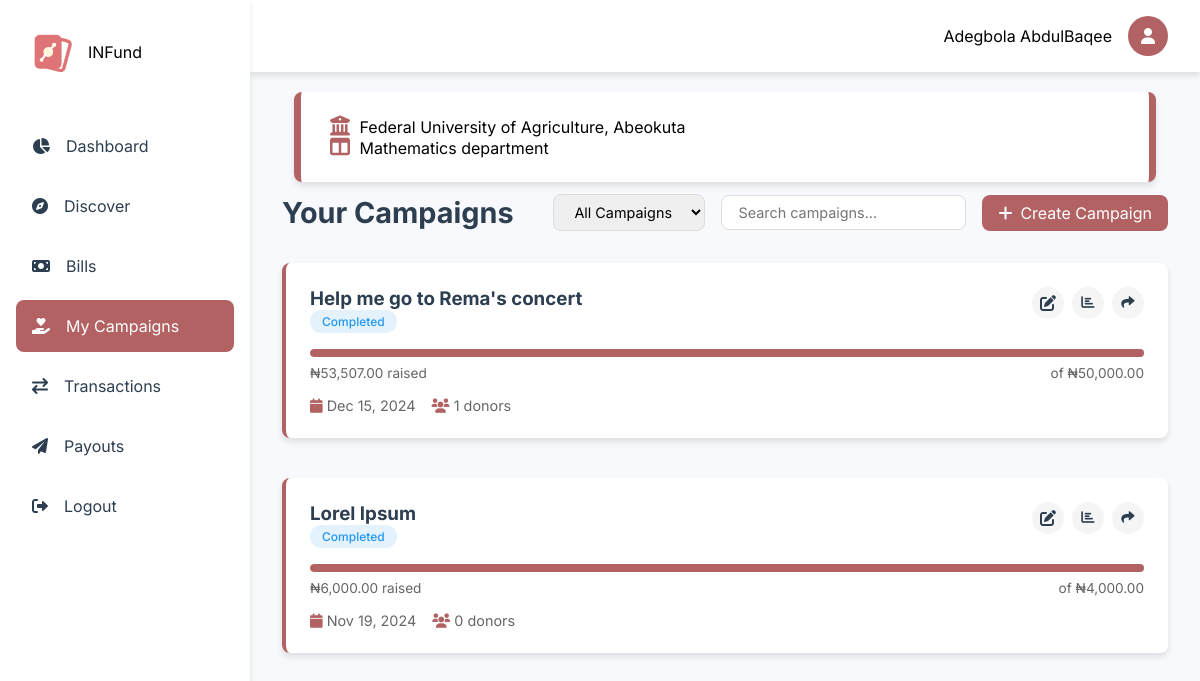
The app's page /dashboard/campaigns.php (signed in), older data.
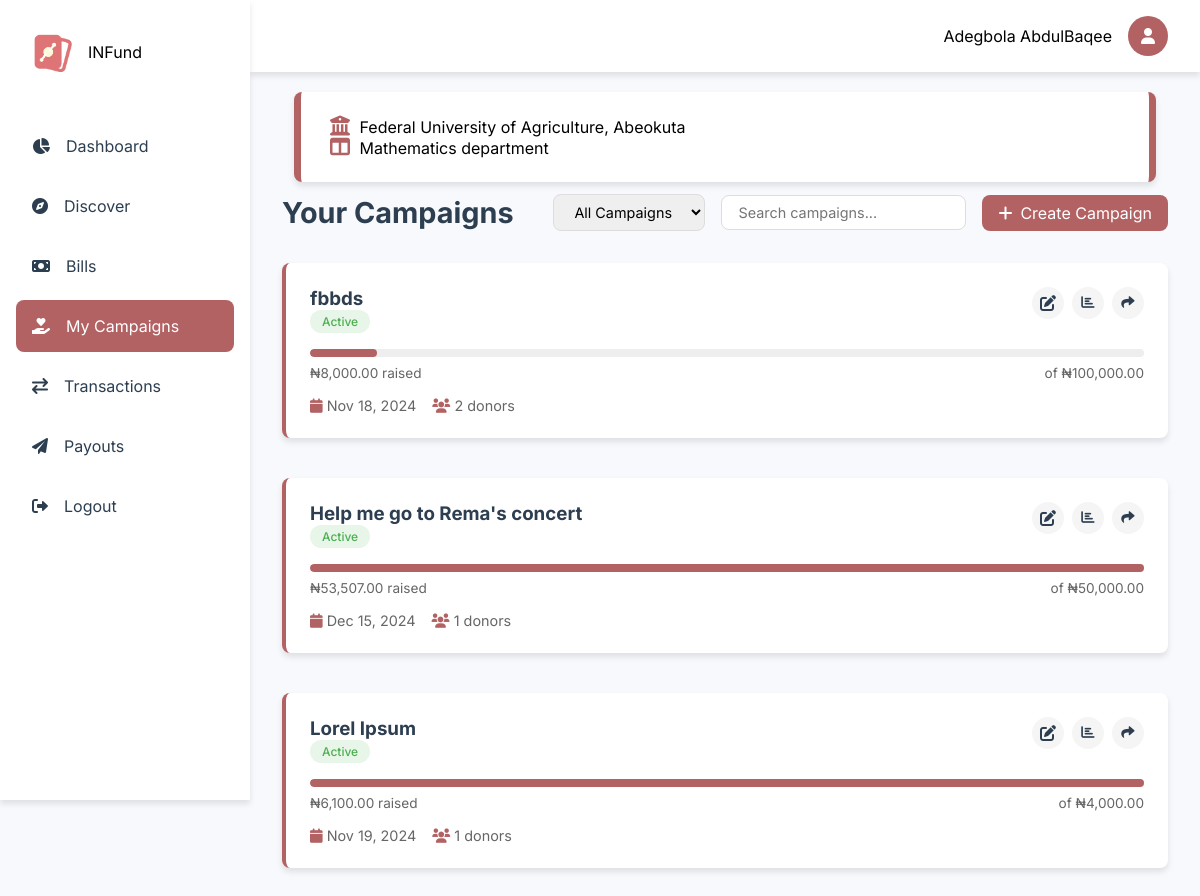
The same page, newer data.
### tables this page shows
CREATE TABLE `campaigns` (
  `id` int(11) NOT NULL,
  `title` varchar(255) NOT NULL,
  `description` text NOT NULL,
  `impact` text DEFAULT NULL,
  `importance` text DEFAULT NULL,
  `uid` int(11) NOT NULL,
  `goal_amount` decimal(15,2) NOT NULL,
  `university` varchar(200) DEFAULT NULL,
  `amount_raised` decimal(15,2) DEFAULT 0.00,
  `start_date` date NOT NULL,
  `end_date` date NOT NULL,
  `status` enum('active','completed','cancelled') DEFAULT 'active',
  `created_at` timestamp NOT NULL DEFAULT current_timestamp(),
  `updated_at` timestamp NOT NULL DEFAULT current_timestamp() ON UPDATE current_timestamp(),
  `image1` varchar(1000) NOT NULL,
  `image2` varchar(1000) DEFAULT NULL,
  `image3` varchar(1000) DEFAULT NULL,
  `image4` varchar(1000) DEFAULT NULL
);

### includes/user/functions.php (called while the page is built, shortened)
<?php
function getUserDetails(string $email): array
{
    global $conn;
    if (strpos($email, "@")) {
        $query = "SELECT * FROM users WHERE email = ?";
    } else {
        $query = "SELECT * FROM users WHERE id = ?";
    }
    $stmt = $conn->prepare($query);
    $stmt->bind_param("s", $email);
    $stmt->execute();
    $result = $stmt->get_result();
    $data = $result->fetch_assoc();
    return $data;
}
function getCampaignsByUserId($user_id)
{
    global $conn;
    $sql = "SELECT c.*,
            (SELECT COUNT(*) FROM donations WHERE campaign_id = c.id) as donor_count,
            (SELECT SUM(amount) FROM donations WHERE campaign_id = c.id) as total_donations
            FROM campaigns c
            WHERE c.uid = ?
            ORDER BY c.created_at DESC";
    $stmt = $conn->prepare($sql);
    $stmt->bind_param("i", $user_id);
    $stmt->execute();
    $result = $stmt->get_result();
    return $result;
}
?>

### includes/get_universities.php (called while the page is built, shortened)
<?php
function get_university($abbr)
{
    global $conn;
    $stmt = $conn->prepare("SELECT * FROM universities WHERE abbreviation=?");
    $stmt->bind_param("s", $abbr);
    $stmt->execute();
    $result = $stmt->get_result();
    $university = [];
    while ($row = $result->fetch_assoc()) {
        $university[] = $row;
    }
    return $university;
}

### dashboard/campaigns.php (the view, shortened to what this page needs)
<?php
include '../config/config.php';
include '../includes/get_universities.php';
include '../includes/user/nav.php';
$university = get_university($my_details['university']);
$campaigns = getCampaignsByUserId($_SESSION['user_id']);
?>
<main class="main-content">
    <div class="server-details">
        <i class="fas fa-university"></i> <?php echo $university[0]['name'] ?? 'University Not Found'; ?>
        <br>
        <i class="fas fa-columns"></i> <?php echo $my_details['department']; ?> department
    </div>
    <div class="page-header">
        <h1>Your Campaigns</h1>
        <div class="header-actions">
            <div class="filter-section">
                <select class="filter-select">
                    <option value="all">All Campaigns</option>
                </select>
                <input type="text" class="search-input" placeholder="Search campaigns...">
            </div>
            <a href="./create" class="create-button"><i class="fas fa-plus"></i> Create Campaign</a>
        </div>
    </div>
    <div class="campaigns-list">
        <?php
        if ($campaigns->num_rows > 0) :
            while ($campaign = $campaigns->fetch_assoc()) :
        ?>
                <div class="campaign-card">
                    <div class="campaign-header">
                        <div class="campaign-title">
                            <h3><?php echo htmlspecialchars($campaign['title']); ?></h3>
                            <span class="badge <?php echo getBadgeClass($campaign['status']); ?>">
                                <?php echo ucfirst($campaign['status']); ?>
                            </span>
                        </div>
                        <div class="campaign-actions">
                            <a href="campaign.php?id=<?php echo $campaign['id']; ?>"  class="action-button"><i class="fas fa-edit"></i></a>
                            <button class="action-button"><i class="fas fa-chart-bar"></i></button>
                            <button class="action-button"><i class="fas fa-share"></i></button>
                        </div>
                    </div>
                    <div class="campaign-details">
                        <div class="progress-section">
                            <div class="progress-bar">
                                <div class="progress-fill" style="width: <?php echo ($campaign['amount_raised'] / $campaign['goal_amount']) * 100; ?>%"></div>
                            </div>
                            <div class="campaign-stats">
                                <span>₦<?php echo number_format($campaign['amount_raised'], 2); ?> raised</span>
                                <span>of ₦<?php echo number_format($campaign['goal_amount'], 2); ?></span>
                            </div>
                        </div>
                        <div class="campaign-meta">
                            <span><i class="fas fa-calendar"></i> <?php echo date('M d, Y', strtotime($campaign['end_date'])); ?></span>
                            <span><i class="fas fa-users"></i> <?php echo $campaign['donor_count']; ?> donors</span>
                        </div>
                    </div>
                </div>
            <?php
            endwhile;
        endif; ?>
    </div>
</main>
<?php
include '../includes/user/footer.php';
?>
<?php
function getBadgeClass($status)
{
    switch ($status) {
        case 'active':
            return 'badge-success';
        case 'completed':
            return 'badge-info';
    }
}
?>

Row changes from the older to the newer data that the page shows:
added campaigns: title "fbbds", status "Active", amount_raised "8,000.00", goal_amount "100,000.00", end_date "Nov 18, 2024", donor_count "2"
changed campaigns "Help me go to Rema's concert": status "Completed" → "Active"
changed campaigns "Lorel Ipsum": status "Completed" → "Active"; amount_raised "6,000.00" → "6,100.00"; donor_count "0" → "1"
